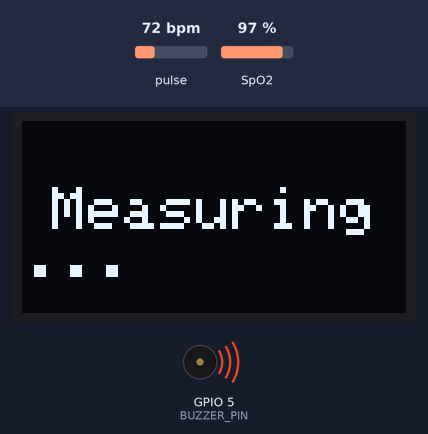
Recording of a sketch running on a simulated ESP32. Shown: 128×64 one-colour display, buzzer (waves = sounding, pin HIGH). Inputs (shaded band) come from the test bench; at power-on: SpO2 97 %, pulse 72 bpm. WiFi joins after 1.5 s; servers stay silent unless stated.

Above: at 2.7 s.
2.8 s: SpO2 set to 95 %
At 8.8 s:
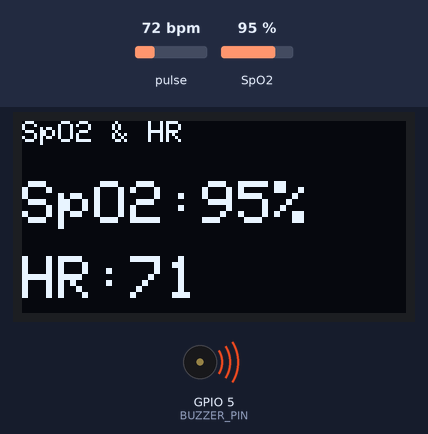
9.9 s: SpO2 set to 92 %
At 13.1 s:
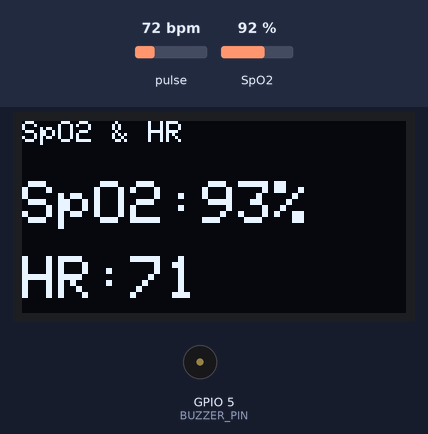
17.1 s: pulse set to 42 bpm
At 18.9 s:
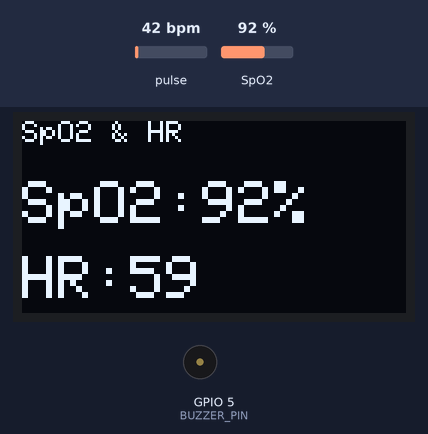
22.1 s: pulse set to 70 bpm
At 25.9 s:
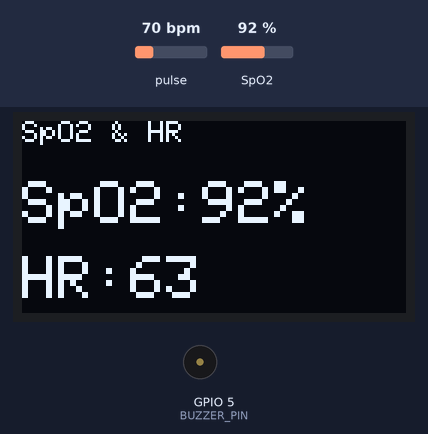
Timing chart, 0 to 27.4 s (numbered marks = the images above; inputs shaded):
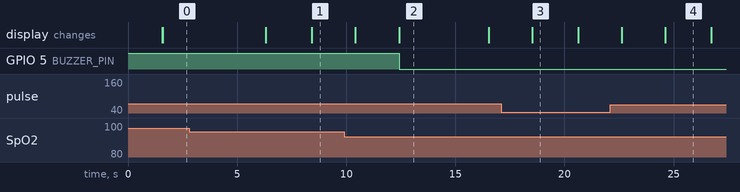

Measured:
- the behaviour switches between 94 and 93 % on SpO2 (found by bisection; images 1 and 2)
- after the input at 9.9 s, GPIO 5 (BUZZER_PIN): HIGH → LOW after 2.5 s; the display: first changes after 0.52 s (image 2 shows a later state)
- after the input at 17.1 s, the display: changes after 1.4 s (image 3)
- what the display in image 2 shows lasts 4.1 s, from 12.4 s to 16.5 s
- what the display in image 3 shows lasts 2.1 s, from 18.5 s to 20.6 s

The sketch:

Minh_Minh_Project.ino
```cpp
#include <Wire.h>
#include <Adafruit_GFX.h>
#include <Adafruit_SSD1306.h>
#include "MAX30105.h"
#include "heartRate.h"
#include "spo2_algorithm.h"

#include <WiFi.h>
#include <Firebase_ESP_Client.h>
#include "addons/TokenHelper.h"
#include "addons/RTDBHelper.h"

#define WIFI_SSID       "Lâm Hoàng"
#define WIFI_PASSWORD   "123456789"

#define API_KEY         "AIzaSyAk_i0lg7aTZK9cDKpPQfQTRQ712IC2v0A"
#define DATABASE_URL    "https://iot-project-ec071-default-rtdb.asia-southeast1.firebasedatabase.app/"

FirebaseData fbdo;
FirebaseAuth auth;
FirebaseConfig config;
bool signupOK = false;
unsigned long sendDataPrevMillis = 0;

#define SCREEN_WIDTH 128
#define SCREEN_HEIGHT 64
Adafruit_SSD1306 display(SCREEN_WIDTH, SCREEN_HEIGHT, &Wire, -1);

MAX30105 particleSensor;

#define SDA_PIN     8
#define SCL_PIN     9
#define BUZZER_PIN  5

#define SAMPLE_RATE   200
#define SPO2_LOW      94
#define HR_LOW 40
#define HR_HIGH 120
#define BUFFER_SIZE   100
#define IR_FINGER_THRESHOLD 20000
#define SKIP_SAMPLE_COUNT   20

uint32_t irBuffer[BUFFER_SIZE];
uint32_t redBuffer[BUFFER_SIZE];

int32_t spo2;
int8_t validSpO2;
int32_t heartRate;
int8_t validHeartRate;

#define HR_ALPHA    0.4
#define SPO2_ALPHA  0.3

float filteredHR = 70;
float filteredSpO2 = 95;

uint8_t skipCount = 0;

void setup() {
  Serial.begin(115200);

  pinMode(BUZZER_PIN, OUTPUT);
  digitalWrite(BUZZER_PIN, HIGH);

  WiFi.begin(WIFI_SSID, WIFI_PASSWORD);
  while (WiFi.status() != WL_CONNECTED) delay(300);

  config.api_key = API_KEY;
  config.database_url = DATABASE_URL;
  Firebase.signUp(&config, &auth, "", "");
  config.token_status_callback = tokenStatusCallback;
  Firebase.begin(&config, &auth);
  Firebase.reconnectWiFi(true);
  signupOK = true;

  Wire.begin(SDA_PIN, SCL_PIN);

  display.begin(SSD1306_SWITCHCAPVCC, 0x3C);
  display.setTextColor(SSD1306_WHITE);
  showMessage("Put finger");

  if (!particleSensor.begin(Wire, I2C_SPEED_FAST)) {
    showMessage("Sensor error");
    while (1);
  }

  particleSensor.setup(
    0x3F,
    4,
    2,
    SAMPLE_RATE,
    411,
    16384
  );
}

void loop() {
  uint32_t ir = particleSensor.getIR();

  if (ir < IR_FINGER_THRESHOLD) {
    skipCount = 0;
    filteredHR = 0;
    filteredSpO2 = 0;
    digitalWrite(BUZZER_PIN, HIGH);
    showMessage("NO FINGER");
    delay(200);
    return;
  }

  if (skipCount < SKIP_SAMPLE_COUNT) {
    skipCount++;
    showMessage("Measuring...");
    delay(100);
    return;
  }

  for (int i = 0; i < BUFFER_SIZE; i++) {
    while (!particleSensor.available()) particleSensor.check();
    redBuffer[i] = particleSensor.getRed();
    irBuffer[i]  = particleSensor.getIR();
    particleSensor.nextSample();
  }

  maxim_heart_rate_and_oxygen_saturation(
    irBuffer, BUFFER_SIZE,
    redBuffer,
    &spo2, &validSpO2,
    &heartRate, &validHeartRate
  );

  if (validHeartRate && heartRate < 150) {
    filteredHR = (filteredHR == 0) ? heartRate : HR_ALPHA * heartRate + (1 - HR_ALPHA) * filteredHR;
  }

  if (validSpO2 && spo2 > 70 && spo2 <= 100) {
    filteredSpO2 = (filteredSpO2 == 0) ? spo2 : SPO2_ALPHA * spo2 + (1 - SPO2_ALPHA) * filteredSpO2;
  }

  if (filteredSpO2 == 0 || filteredHR == 0) {
    showMessage("Stabilizing");
    delay(100);
    return;
  }

  displayResult();

  digitalWrite(BUZZER_PIN, (filteredSpO2 < SPO2_LOW || filteredHR < HR_LOW || filteredHR > HR_HIGH) ? LOW : HIGH);

  if (Firebase.ready() && signupOK && millis() - sendDataPrevMillis > 5000) {
    pushDataToFirebase();
    sendDataPrevMillis = millis();
  }
}

void pushDataToFirebase() {
  FirebaseJson json;
  json.set("Hr", (int)filteredHR);
  json.set("SpO2", filteredSpO2);
  json.set("Ts/.sv", "timestamp");
  Firebase.RTDB.pushJSON(&fbdo, "/test8/push", &json);
}

void displayResult() {
  display.clearDisplay();
  display.setTextSize(1);
  display.setCursor(0, 0);
  display.println("SpO2 & HR");

  display.setTextSize(2);
  display.setCursor(0, 20);
  display.printf("SpO2:%d%%", (int)filteredSpO2);

  display.setCursor(0, 45);
  display.printf("HR:%d", (int)filteredHR);

  display.display();
}

void showMessage(const char* msg) {
  display.clearDisplay();
  display.setTextSize(2);
  display.setCursor(10, 22);
  display.println(msg);
  display.display();
}
```
